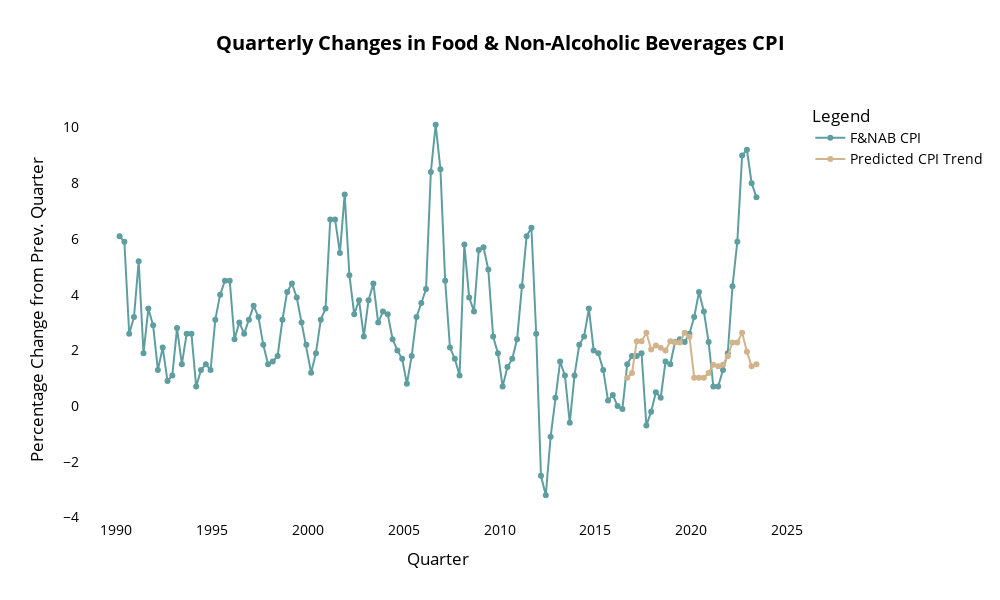

Here is the notebook cell this chart was saved with:
### Code cell
import plotly.graph_objs as go
from plotly.subplots import make_subplots

# Raw Data & Prediction
test['prediction'] = reg.predict(X_test)
fnab_df = fnab_df.merge(test[['prediction']], how='left', left_index=True, right_index=True)

# Convert the index to datetime
fnab_df.index = pd.to_datetime(fnab_df.index)

# Create a subplot with two traces
fig = make_subplots(rows=1, cols=1)

trace1 = go.Scatter(
    x=fnab_df.index,
    y=fnab_df['FNAB'],
    mode='lines+markers',
    name='F&NAB CPI',
    line=dict(color='cadetblue'),
    hoverinfo='x+y',  # Display only the x (quarter) and y values
    text=[f'Q{val.quarter} {val.year}: {y:.2f}%' for val, y in zip(fnab_df.index, fnab_df['FNAB'])],  # Include quarter and numbers with '%'
)
trace2 = go.Scatter(
    x=fnab_df.index,
    y=fnab_df['prediction'],
    mode='lines+markers',
    name='Predicted CPI Trend',
    line=dict(color='tan'),
    hoverinfo='x+y',  # Display only the x (quarter) and y values
    text=[f'Q{val.quarter} {val.year}: {y:.2f}%' for val, y in zip(fnab_df.index, fnab_df['prediction'])],  # Include quarter and numbers with '%'
)

fig.add_trace(trace1)
fig.add_trace(trace2)

# Customize the layout
fig.update_layout(
    title='<b>Quarterly Changes in Food & Non-Alcoholic Beverages CPI</b>',
    title_x=0.5,  # Center the title
    xaxis_title='Quarter',
    yaxis_title='Percentage Change from Prev. Quarter',
    legend_title='Legend',
    font=dict(size=14, color='black'),
    showlegend=True,
    xaxis=dict(showgrid=False),
    yaxis=dict(showgrid=False),
    paper_bgcolor='white',
    plot_bgcolor='white',
    height=600,
    width=1000,
    hovermode='x unified',
)

# Show the interactive plot
fig.show()

### Figure 1 — Plotly figure (JSON) as saved in the notebook; plotly's stock layout.template omitted (floating-point values rounded to 4 significant figures; data arrays with more than 128 entries replaced by an {"elided": "..."} marker saying what was removed)
{"data": [{"hoverinfo": "x+y", "line": {"color": "cadetblue"}, "mode": "lines+markers", "name": "F&NAB CPI", "text": {"elided": "134 str values"}, "type": "scatter", "x": {"elided": "134 str values"}, "y": {"elided": "134 float values"}}, {"hoverinfo": "x+y", "line": {"color": "tan"}, "mode": "lines+markers", "name": "Predicted CPI Trend", "text": {"elided": "134 str values"}, "type": "scatter", "x": {"elided": "134 str values"}, "y": {"elided": "134 float values"}}], "layout": {"font": {"color": "black", "size": 14}, "height": 600, "hovermode": "x unified", "legend": {"title": {"text": "Legend"}}, "paper_bgcolor": "white", "plot_bgcolor": "white", "showlegend": true, "title": {"text": "<b>Quarterly Changes in Food & Non-Alcoholic Beverages CPI</b>", "x": 0.5}, "width": 1000, "xaxis": {"anchor": "y", "domain": [0, 1], "showgrid": false, "title": {"text": "Quarter"}}, "yaxis": {"anchor": "x", "domain": [0, 1], "showgrid": false, "title": {"text": "Percentage Change from Prev. Quarter"}}}}
